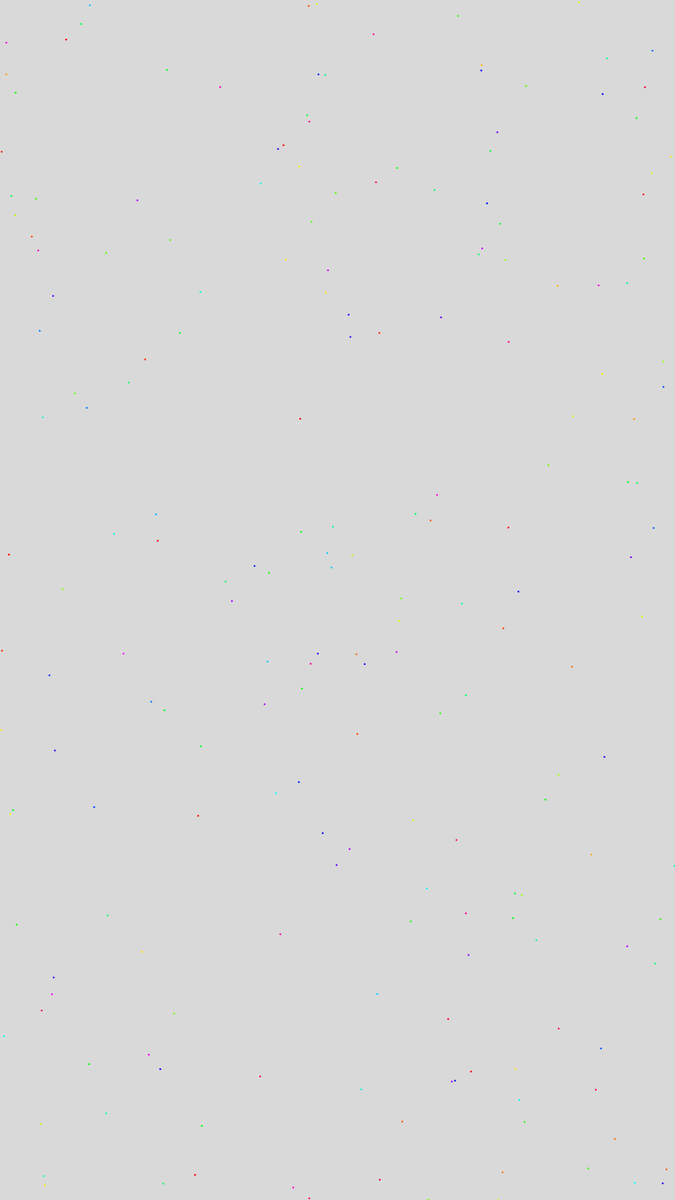
Frame 1 (no input)
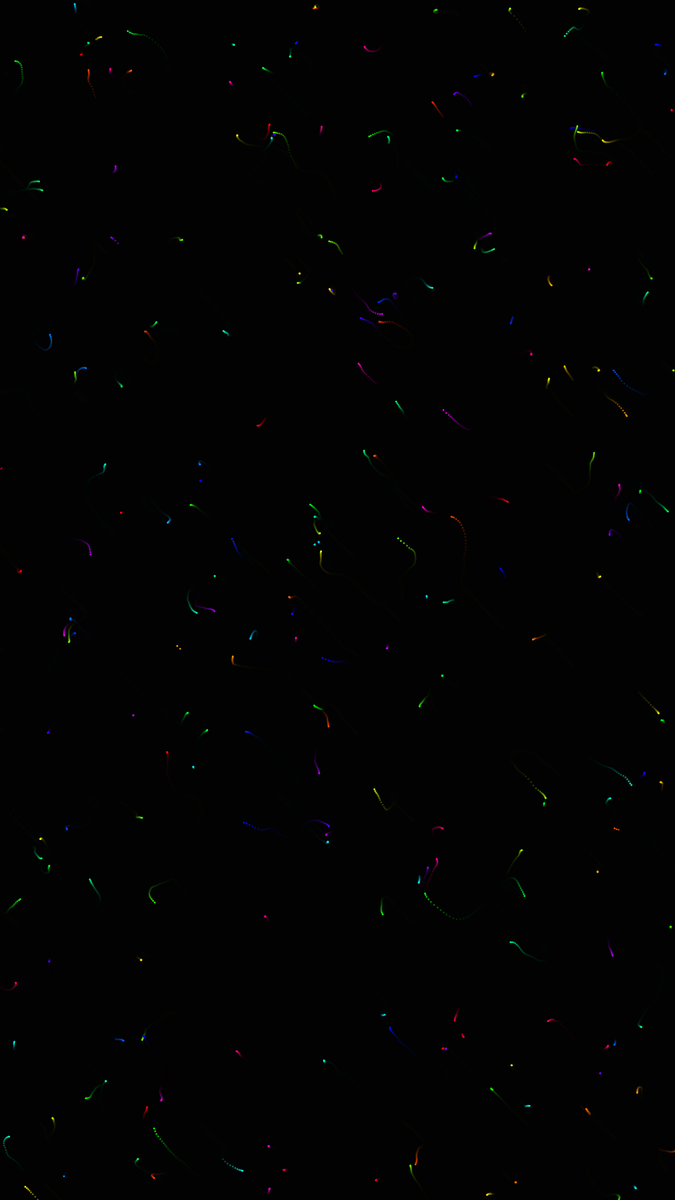
Frame 60 (no input)
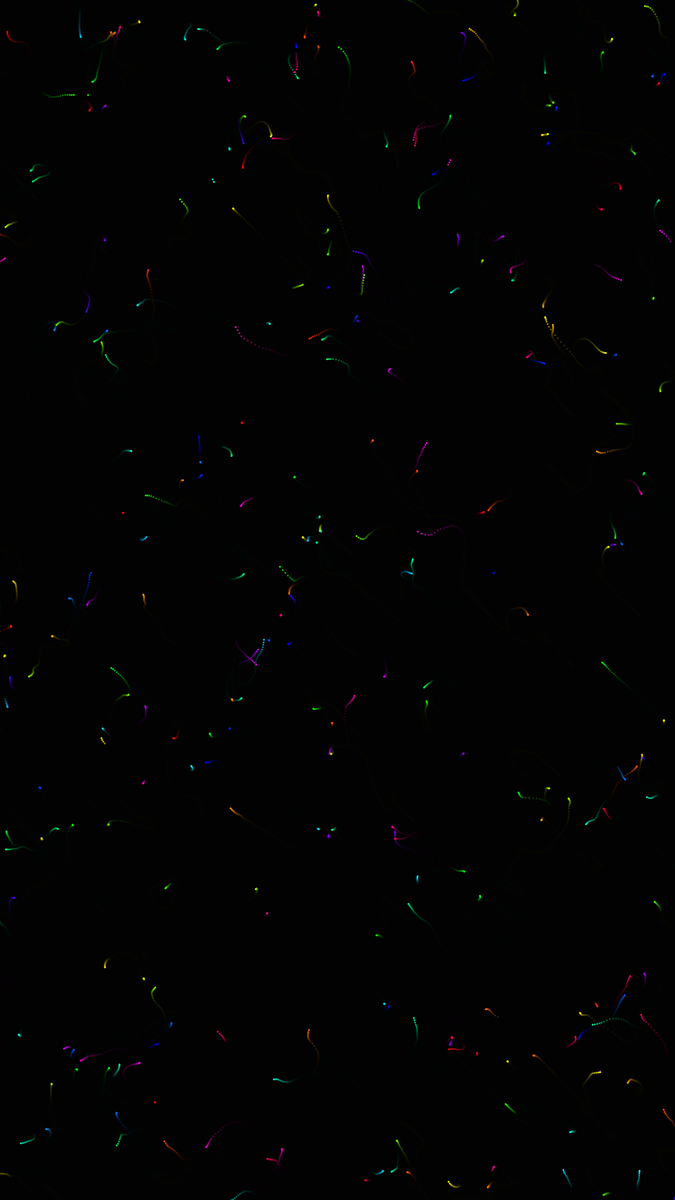
Frame 120 (the mouse pressed at the canvas centre since frame 60)

The p5.js sketch that drew these frames (run headless with seeded random() and noise() and a simulated clock; from frame 60 on, the mouse is pressed at the canvas centre):

// p5.js sketch
// ── sketch.js
function setup() {
    createCanvas(1080, 1920);
    colorMode(HSB, 100);
    noStroke();
    hypotenuse = sqrt(width * width + height * height);
    for (let i = 0; i < 200; i++) {
        p.push(new Particle(random(width), random(height)));
    }

    aX = random(width);
    aY = random(height);
}
let p = [];
let noiseVal = 0.02;
let globalColor = 0;
let hypotenuse;
let part;
let fr;
const INTERACTION_KEY = 53;

let attract = false;
let aX, aY;
function draw() {
    background(0, 15);
    for (let i = 0; i < p.length; i++) {
        p[i].display();
        p[i].move();
        p[i].checkBounds();
    }
    let ol = p.length;
    p = p.filter((x) => !x.o);
    let nl = p.length;
    if (ol != nl) {
        for (let i = 0; i < ol - nl; i++) {
            p.push(new Particle(random(width), random(height)));
        }
    }

    globalColor += 0.5;
    fill(100);
    textSize(10);
    if (fr < 10) {
        p.splice(0, 1);
    }
    if (fr > 20) {
        p.push(new Particle(random(width), random(height)));
    }
    if (frameCount % 10 == 0) {
        part = p.length;
        fr = floor(frameRate());
    }

    //   //debug
    //   // text("particles: "+part,20,30);
    //   // text("framerate: " +fr,20,60);
}

class Particle {
    constructor(x, y) {
        this.x = x;
        this.y = y;
        this.ax = random(-0.03, 0.03);
        this.ay = random(-0.03, 0.03);
        this.h = random(0, 100);
        this.o = false;
    }

    display() {
        fill(this.h % 100, 100, 100);
        ellipse(this.x, this.y, 3, 3);
    }
    move() {
        let dx = noise(
            this.x * noiseVal + this.ax,
            this.y * noiseVal + this.ax,
            frameCount * this.ax
        );
        let dy = noise(
            this.x * noiseVal + this.ay,
            this.y * noiseVal + this.ay,
            frameCount * this.ay
        );
        let ddx = map(dx, 0, 1, -10, 10);
        let ddy = map(dy, 0, 1, -10, 10);

        this.x += ddx;
        this.y += ddy;
        //this.h+=1;

        if (keyIsDown(INTERACTION_KEY)) {
            let delx = aX - this.x;
            let dely = aY - this.y;

            let angle = atan2(delx, dely);

            let ax = sin(angle);
            let ay = cos(angle);
            let d = dist(this.x, this.y, aX, aY);
            let ds = map(d, 0, hypotenuse, 3, 10);
            this.h += ds / 2;
            this.x += ax * ds;
            this.y += ay * ds;
        } else {
            aX = random(width);
            aY = random(height);
        }
    }

    checkBounds() {
        if (
            this.x > width + 200 ||
            this.x < -200 ||
            this.y > height + 200 ||
            this.y < -200
        ) {
            this.o = true;
        }
    }
}
